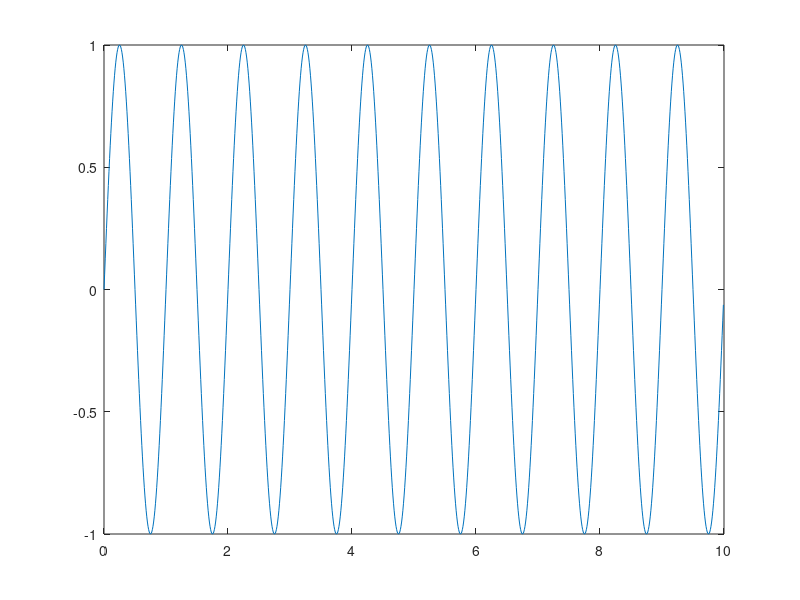
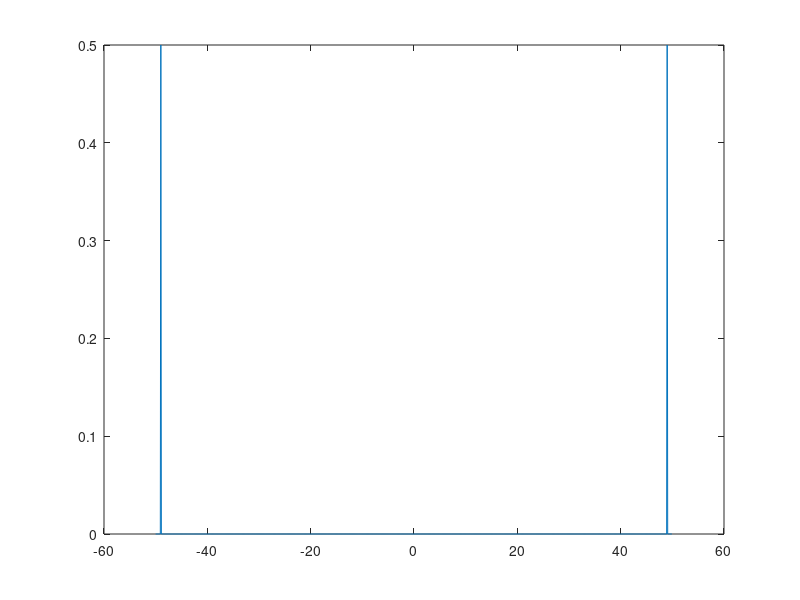
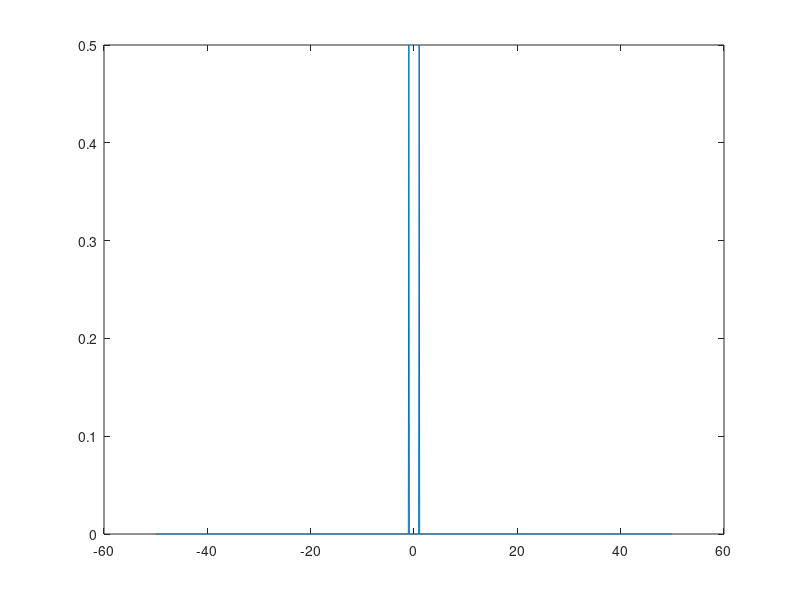

The MATLAB script that drew these images, in order:
clear;

%sin(2pi*f*t)
%f = 1
%N=1000
% Time domain
ts = 0.01;              %time step
N  = 1000;              %number of elements in t
t  = 0 : ts : (N-1)*ts; %1000 elements from 0 to 999 [0 0.01 0.02 0.03 ..]
y  = sin(2*pi*t);       %determines value of y for each element in t and saves them in an array in y
figure(1);              %to make a new figure
plot(t,y); 

% Frequency domain
%fft(x(t)) -> fourier transform of x(t) -> X(f)

X_fft = fft(y);
fs    = 1/ts;     %total frequency of the array of f
df    = 1/(N*ts); %df step for the frequency array

f     = (-0.5*fs):df:(0.5*fs-df); % ex: [-2 -1 0 1], since we want only N elements in our array
figure(2);
plot(f, abs(X_fft)/N); %abs(x) -> absolute / magnitude of x

%fftshift(x) ->takes argument X(f) which is the fourier transform of x(t), returns the fourier transform shifted around 0

X_fftshift = fftshift(X_fft)/N;  %divide by N because it's multiplied by the number of steps
figure(3);
plot(f, abs(X_fftshift));
